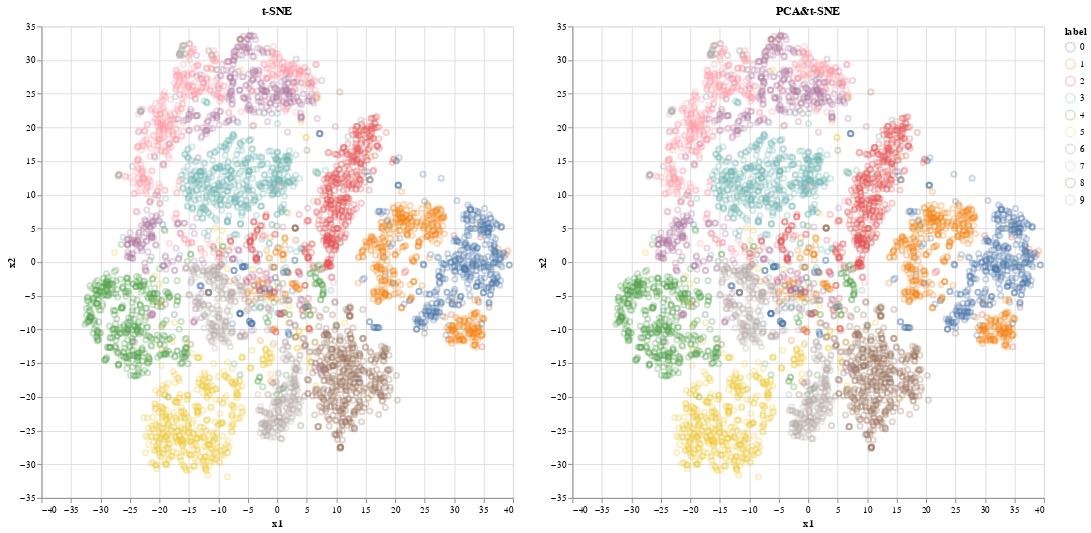

Notebook code for this chart:
### Code cell
## comparision between tSNE and PCA-tSNE
import altair as alt
import pandas as pd
alt.data_transformers.enable("vegafusion")
WIDTH=500
HEIGHT=500
SAMPLE_FRAC=0.8

tsne_df=pd.DataFrame(tsne,columns=['x1','x2'])
tsne_df['label']=pd.DataFrame(y_subset)
tsne_chart=alt.Chart(tsne_df).mark_point(opacity=0.3).encode(
    x='x1:Q',
    y='x2:Q',
    color='label:N'
).properties(width=WIDTH,height=HEIGHT,title='t-SNE')

pca_tsne_df=pd.DataFrame(tsne,columns=['x1','x2'])
pca_tsne_df['label']=pd.DataFrame(y_subset)
pca_tsne_chart=alt.Chart(pca_tsne_df).mark_point(opacity=0.3).encode(
    x='x1:Q',
    y='x2:Q',
    color='label:N'
).properties(width=WIDTH,height=HEIGHT,title='PCA&t-SNE')
tsne_chart.save('tSNE.altair.png')
pca_tsne_chart.save('PCA_tSNE.altair.png')
(tsne_chart|pca_tsne_chart).save('tSNE and PCA_tSNE.altair.png')
tsne_chart|pca_tsne_chart

### Figure 1 — Vega specification as saved in the notebook (floating-point values rounded to 4 significant figures; data arrays with more than 128 entries replaced by an {"elided": "..."} marker saying what was removed)
{"$schema": "https://vega.github.io/schema/vega/v5.json", "data": [{"name": "source_0", "values": {"elided": "5000 records"}}, {"name": "source_1", "values": {"elided": "5000 records"}}, {"name": "source_0_color_domain_label_0", "values": [{"label": 0}, {"label": 1}, {"label": 2}, {"label": 3}, {"label": 4}, {"label": 5}, {"label": 6}, {"label": 7}, {"label": 8}, {"label": 9}]}, {"name": "source_1_color_domain_label_1", "values": [{"label": 0}, {"label": 1}, {"label": 2}, {"label": 3}, {"label": 4}, {"label": 5}, {"label": 6}, {"label": 7}, {"label": 8}, {"label": 9}]}, {"name": "source_0_concat_0_x_domain_x1", "values": [{"min": -32.63, "max": 39.37}]}, {"name": "source_0_concat_0_y_domain_x2", "values": [{"min": -31.88, "max": 33.71}]}, {"name": "source_1_concat_1_x_domain_x1", "values": [{"min": -32.63, "max": 39.37}]}, {"name": "source_1_concat_1_y_domain_x2", "values": [{"min": -31.88, "max": 33.71}]}], "signals": [{"name": "childWidth", "value": 500}], "marks": [{"type": "group", "name": "concat_0_group", "encode": {"update": {"width": {"signal": "childWidth"}, "height": {"signal": "height"}}}, "marks": [{"type": "symbol", "name": "concat_0_marks", "from": {"data": "source_0"}, "encode": {"update": {"stroke": {"field": "label", "scale": "color"}, "opacity": {"value": 0.3}, "fill": {"value": "transparent"}, "y": {"field": "x2", "scale": "concat_0_y"}, "x": {"field": "x1", "scale": "concat_0_x"}}}, "style": ["point"]}], "axes": [{"scale": "concat_0_x", "ticks": false, "zindex": 0, "maxExtent": 0, "gridScale": "concat_0_y", "orient": "bottom", "domain": false, "labels": false, "grid": true, "aria": false, "tickCount": {"signal": "ceil(childWidth/40)"}, "minExtent": 0}, {"scale": "concat_0_y", "tickCount": {"signal": "ceil(height/40)"}, "orient": "left", "gridScale": "concat_0_x", "aria": false, "maxExtent": 0, "minExtent": 0, "ticks": false, "grid": true, "labels": false, "zindex": 0, "domain": false}, {"scale": "concat_0_x", "orient": "bottom", "labelFlush": true, "labelOverlap": true, "grid": false, "zindex": 0, "tickCount": {"signal": "ceil(childWidth/40)"}, "title": "x1"}, {"scale": "concat_0_y", "orient": "left", "grid": false, "labelOverlap": true, "tickCount": {"signal": "ceil(height/40)"}, "zindex": 0, "title": "x2"}], "title": {"text": "t-SNE", "frame": "group"}, "style": "cell"}, {"type": "group", "name": "concat_1_group", "encode": {"update": {"width": {"signal": "childWidth"}, "height": {"signal": "height"}}}, "marks": [{"type": "symbol", "name": "concat_1_marks", "from": {"data": "source_1"}, "encode": {"update": {"stroke": {"field": "label", "scale": "color"}, "fill": {"value": "transparent"}, "opacity": {"value": 0.3}, "x": {"field": "x1", "scale": "concat_1_x"}, "y": {"field": "x2", "scale": "concat_1_y"}}}, "style": ["point"]}], "axes": [{"scale": "concat_1_x", "aria": false, "tickCount": {"signal": "ceil(childWidth/40)"}, "orient": "bottom", "grid": true, "maxExtent": 0, "ticks": false, "minExtent": 0, "zindex": 0, "gridScale": "concat_1_y", "domain": false, "labels": false}, {"scale": "concat_1_y", "tickCount": {"signal": "ceil(height/40)"}, "labels": false, "minExtent": 0, "grid": true, "gridScale": "concat_1_x", "domain": false, "maxExtent": 0, "ticks": false, "zindex": 0, "orient": "left", "aria": false}, {"scale": "concat_1_x", "labelFlush": true, "orient": "bottom", "title": "x1", "grid": false, "labelOverlap": true, "tickCount": {"signal": "ceil(childWidth/40)"}, "zindex": 0}, {"scale": "concat_1_y", "tickCount": {"signal": "ceil(height/40)"}, "zindex": 0, "title": "x2", "orient": "left", "grid": false, "labelOverlap": true}], "title": {"text": "PCA&t-SNE", "frame": "group"}, "style": "cell"}], "scales": [{"name": "color", "type": "ordinal", "domain": {"fields": [{"data": "source_0_color_domain_label_0", "field": "label"}, {"data": "source_1_color_domain_label_1", "field": "label"}], "sort": true}, "range": "category"}, {"name": "concat_0_x", "type": "linear", "domain": [{"signal": "(data(\"source_0_concat_0_x_domain_x1\")[0] || {}).min"}, {"signal": "(data(\"source_0_concat_0_x_domain_x1\")[0] || {}).max"}], "range": [0, {"signal": "childWidth"}], "zero": true, "nice": true}, {"name": "concat_0_y", "type": "linear", "domain": [{"signal": "(data(\"source_0_concat_0_y_domain_x2\")[0] || {}).min"}, {"signal": "(data(\"source_0_concat_0_y_domain_x2\")[0] || {}).max"}], "range": [{"signal": "height"}, 0], "zero": true, "nice": true}, {"name": "concat_1_x", "type": "linear", "domain": [{"signal": "(data(\"source_1_concat_1_x_domain_x1\")[0] || {}).min"}, {"signal": "(data(\"source_1_concat_1_x_domain_x1\")[0] || {}).max"}], "range": [0, {"signal": "childWidth"}], "nice": true, "zero": true}, {"name": "concat_1_y", "type": "linear", "domain": [{"signal": "(data(\"source_1_concat_1_y_domain_x2\")[0] || {}).min"}, {"signal": "(data(\"source_1_concat_1_y_domain_x2\")[0] || {}).max"}], "range": [{"signal": "height"}, 0], "zero": true, "nice": true}], "legends": [{"stroke": "color", "symbolType": "circle", "title": "label", "encode": {"symbols": {"update": {"fill": {"value": "transparent"}, "opacity": {"value": 0.3}}}}}], "padding": 5, "layout": {"padding": 20, "bounds": "full", "align": "each"}, "background": "white", "height": 500}
